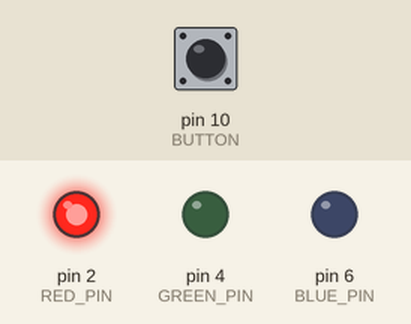
A sketch run on a simulated Arduino Uno, built with avr-gcc and run on an emulated ATmega328P. Parts: output pins drawn as LEDs (lit = HIGH). The test bench sets the inputs (shaded band); at power-on: pin 10 (BUTTON) LOW.

Above: at 1.2 s.
1.3 s: pin 10 (BUTTON) pulled HIGH for 1 s
At 2.8 s:
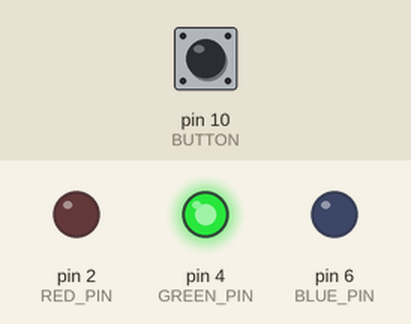
3.8 s: pin 10 (BUTTON) pulled HIGH for 3.2 s
At 7.6 s:
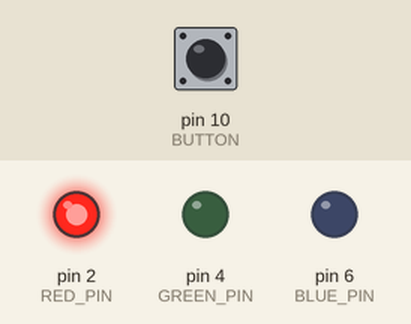
Timing chart, 0 to 9.1 s (numbered marks = the images above; inputs shaded):
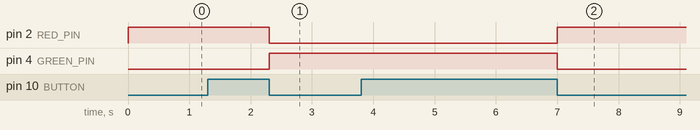

The sketch:

Notification_Light.ino
```cpp
// (licence header left out)
#define NUM_COLORS 7
#define WAIT 1000

//pins
#define RED_PIN 2
#define GREEN_PIN 4
#define BLUE_PIN 6
//button pin
#define BUTTON 10

//colors
typedef enum {
  RED = 0,
  GREEN
} colors_t;

//state
typedef enum {
  POWER = 0,  //device powered on
  READY       //device ready
} state_t;

//private variables
int cur_state = -1;
long int prev_millis = 0;
int debounce_time = 200;

//function to handle button press
void notifyStateHandler() {
  int button_pressed = 0;
  //create a timeout for button press
  if ((millis() - prev_millis) > debounce_time) {
    //read button
    button_pressed = digitalRead(BUTTON);
    while(digitalRead(BUTTON) == 1){} //reject continous presses
    //set current runtime
    prev_millis = millis();
  }
  //check press
  if (button_pressed) {
    if (cur_state == POWER) {  //power -> ready
      digitalWrite(RED_PIN, LOW);
      digitalWrite(GREEN_PIN, HIGH);
      cur_state = READY;
    } else if (cur_state == READY) {  //ready -> power
      digitalWrite(GREEN_PIN, LOW);
      digitalWrite(RED_PIN, HIGH);
      cur_state = POWER;
    }
    //reset press
    button_pressed = 0;
  }
  //delay a little bit
  delay(10);
}

//run
void setup() {
  //set LEDs as outputs
  pinMode(RED_PIN, OUTPUT);
  pinMode(GREEN_PIN, OUTPUT);
  pinMode(BLUE_PIN, OUTPUT);
  //set button as input
  pinMode(BUTTON, INPUT);
  //set as power-default
  digitalWrite(RED_PIN, HIGH);
  cur_state = POWER;
  //set current runtime
  prev_millis = millis();
}


void loop() {
  notifyStateHandler();
}
```

Measured:
- after the input at 1.3 s, pin 2 (RED_PIN): HIGH → LOW after 1.0 s; pin 4 (GREEN_PIN): LOW → HIGH after 1.0 s
- after the input at 3.8 s, pin 2 (RED_PIN): LOW → HIGH after 3.2 s; pin 4 (GREEN_PIN): HIGH → LOW after 3.2 s
